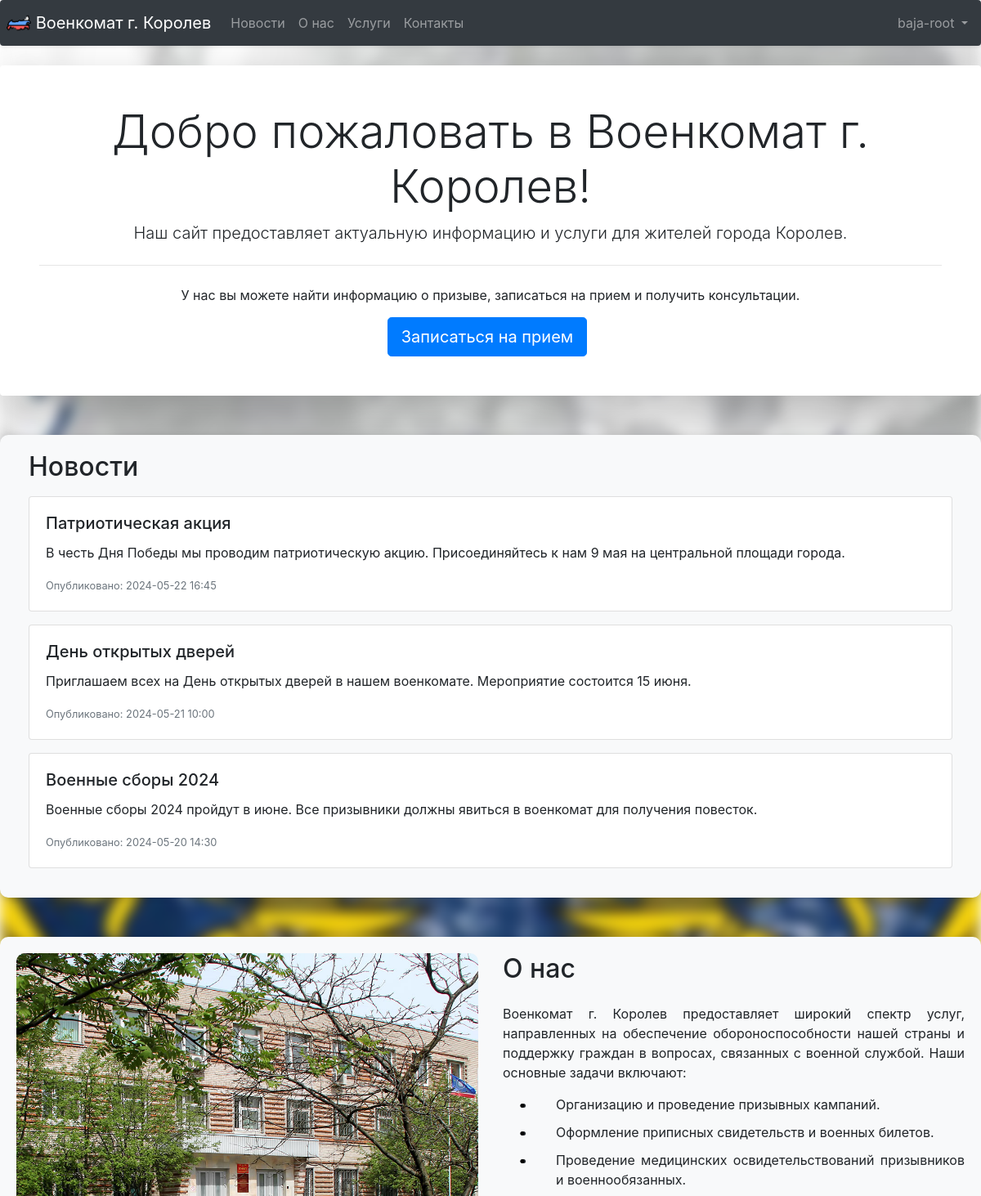
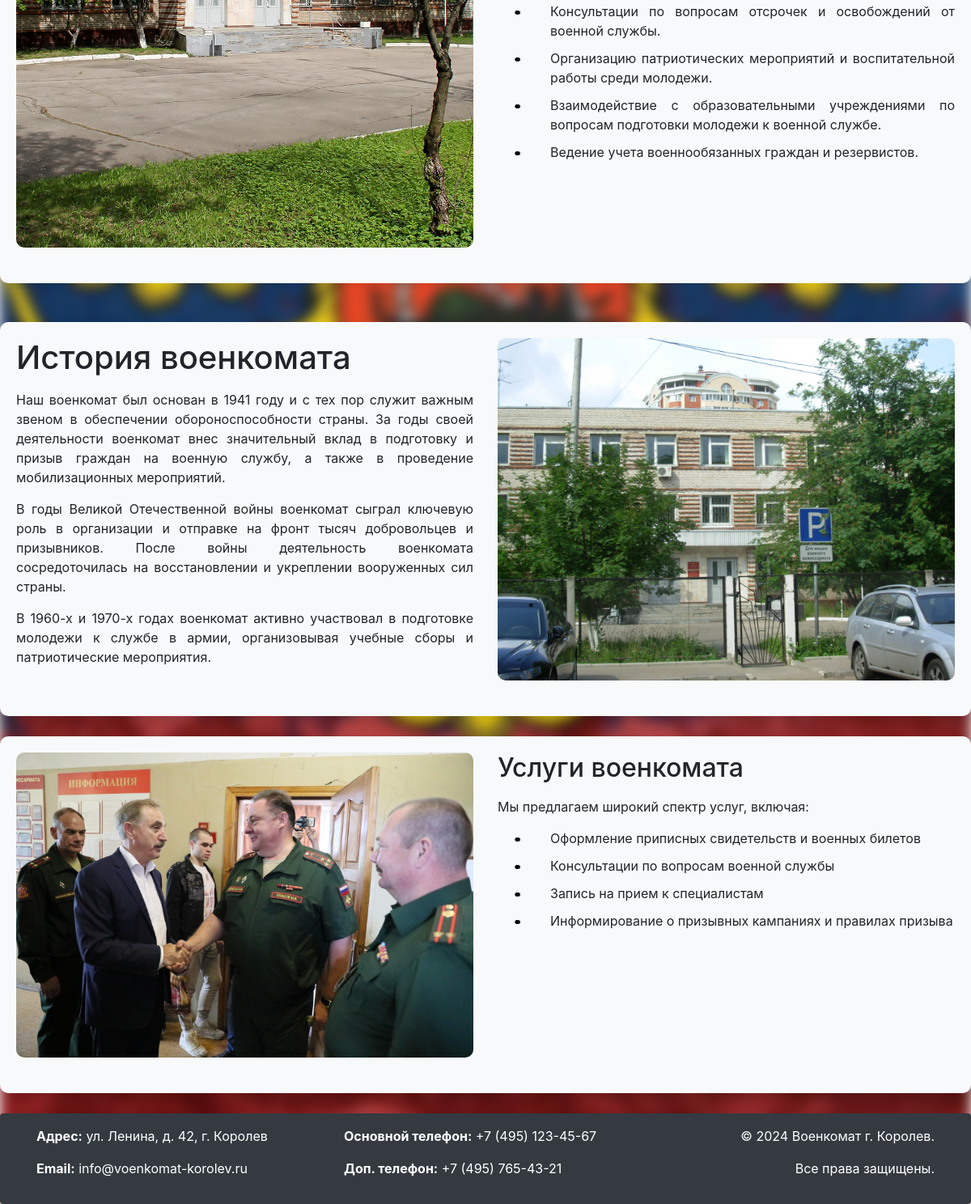
Screenshot of / (signed in) with the database file from the repository (2 pictures, top to bottom).
### app.py (models this page shows, shortened)
class User(UserMixin, db.Model):
    id = db.Column(db.Integer, primary_key=True)
    username = db.Column(db.String(64), index=True, unique=True)
    password_hash = db.Column(db.String(128))
    first_name = db.Column(db.String(64))
    last_name = db.Column(db.String(64))
    middle_name = db.Column(db.String(64))
    conscription_certificate = db.Column(db.String(64), nullable=True)
    military_id = db.Column(db.String(64), nullable=True)

class News(db.Model):
    id = db.Column(db.Integer, primary_key=True)
    title = db.Column(db.String(128), nullable=False)
    content = db.Column(db.Text, nullable=False)
    created_at = db.Column(db.DateTime, default=datetime.utcnow)

### app.py (the view)
@app.route('/')
def index():
    news = News.query.order_by(News.created_at.desc()).all()
    return render_template('index.html', title='Главная', news=news)

### app.py (called while the page is built)
@login.user_loader
def load_user(id):
    return User.query.get(int(id))

### templates/index.html
{% extends "base.html" %}
{% block content %}
    {% block header %}
        {% include "header.html" %}
    {% endblock %}
<div class="custom-container jumbotron shadow-lg p-5 mb-5 bg-white rounded">
    <h1 class="display-4 text-center">Добро пожаловать в Военкомат г. Королев!</h1>
    <p class="lead text-center">Наш сайт предоставляет актуальную информацию и услуги для жителей города Королев.</p>
    <hr class="my-4">
    <p class="text-center">У нас вы можете найти информацию о призыве, записаться на прием и получить консультации.</p>
    <div class="d-flex justify-content-center">
        {% if current_user.is_authenticated %}
            <a class="btn btn-primary btn-lg mr-2" href="{{ url_for('profile') }}" role="button">Записаться на прием</a>
        {% endif %}
    </div>
</div>
<div class="custom-container jumbotron row mb-4" id="news-section">
    <div class="col-md-12">
        <h2 class="mb-3">Новости</h2>
        {% for news_item in news %}
        <div class="card mb-3">
            <div class="card-body">
                <h5 class="card-title">{{ news_item.title }}</h5>
                <p class="card-text">{{ news_item.content }}</p>
                <p class="card-text"><small class="text-muted">Опубликовано: {{ news_item.created_at.strftime('%Y-%m-%d %H:%M') }}</small></p>
            </div>
        </div>
        {% endfor %}
    </div>
</div>
<div id="about-section" class="custom-container jumbotron container my-5">
    <div class="row mb-4">
        <div class="col-md-6">
            <img class="img-fluid" src="{{ url_for('static', filename='img/about.jpg') }}" alt="О нас">
        </div>
        <div class="col-md-6">
            <h2 class="mb-4">О нас</h2>
            <p class="text-justify">Военкомат г. Королев предоставляет широкий спектр услуг, направленных на обеспечение обороноспособности нашей страны и поддержку граждан в вопросах, связанных с военной службой. Наши основные задачи включают:</p>
            <ul class="custom-list text-justify">
                <li>Организацию и проведение призывных кампаний.</li>
                <li>Оформление приписных свидетельств и военных билетов.</li>
                <li>Проведение медицинских освидетельствований призывников и военнообязанных.</li>
                <li>Консультации по вопросам отсрочек и освобождений от военной службы.</li>
                <li>Организацию патриотических мероприятий и воспитательной работы среди молодежи.</li>
                <li>Взаимодействие с образовательными учреждениями по вопросам подготовки молодежи к военной службе.</li>
                <li>Ведение учета военнообязанных граждан и резервистов.</li>
            </ul>
        </div>
    </div>
</div>
<div id="history-section" class="custom-container jumbotron container shadow">
    <div class="row mb-4">
        <div class="col-md-6">
            <h1 class="mb-3">История военкомата</h1>
            <p class="text-justify">Наш военкомат был основан в 1941 году и с тех пор служит важным звеном в обеспечении обороноспособности страны. За годы своей деятельности военкомат внес значительный вклад в подготовку и призыв граждан на военную службу, а также в проведение мобилизационных мероприятий.</p>
            <p class="text-justify">В годы Великой Отечественной войны военкомат сыграл ключевую роль в организации и отправке на фронт тысяч добровольцев и призывников. После войны деятельность военкомата сосредоточилась на восстановлении и укреплении вооруженных сил страны.</p>
            <p class="text-justify">В 1960-х и 1970-х годах военкомат активно участвовал в подготовке молодежи к службе в армии, организовывая учебные сборы и патриотические мероприятия.</p>
        </div>
        <div class="col-md-6">
            <img src="{{ url_for('static', filename='img/historical.jpg') }}" alt="История военкомата">
        </div>
    </div>
</div>
<div id="services-section" class="custom-container jumbotron container shadow">
    <div class="row mb-4">
        <div class="col-md-6">
            <img src="{{ url_for('static', filename='img/offers.jpg') }}" alt="Услуги военкомата">
        </div>
        <div class="col-md-6">
            <h2 class="mb-3">Услуги военкомата</h2>
            <p>Мы предлагаем широкий спектр услуг, включая:</p>
            <ul class="custom-list">
                <li>Оформление приписных свидетельств и военных билетов</li>
                <li>Консультации по вопросам военной службы</li>
                <li>Запись на прием к специалистам</li>
                <li>Информирование о призывных кампаниях и правилах призыва</li>
            </ul>
        </div>
    </div>
</div>
    {% block footer %}
        {% include "footer.html" %}
    {% endblock %}
{% endblock %}

### templates/header.html (shortened to what this page needs)
<nav class="navbar navbar-expand-md navbar-dark bg-dark shadow-sm mb-4 p-2 sticky-top rounded">
  <a class="navbar-brand" href="/">
    <img src="{{ url_for('static', filename='img/logo.png') }}" alt="Logo" width="30" height="30" class="d-inline-block align-top">
    Военкомат г. Королев
  </a>
  <div class="collapse navbar-collapse" id="navbarCollapse">
    <ul class="navbar-nav mr-auto">
       <li class="nav-item">
        <a class="nav-link" href="#news-section">Новости</a>
      </li>
      <li class="nav-item">
        <a class="nav-link" href="#about-section">О нас</a>
      </li>
      <li class="nav-item">
        <a class="nav-link" href="#services-section">Услуги</a>
      </li>
      <li class="nav-item">
        <a class="nav-link" href="#contacts-section">Контакты</a>
      </li>
    </ul>
    <ul class="navbar-nav ml-auto">
      {% if current_user.is_authenticated %}
      <li class="nav-item dropdown">
        <a class="nav-link dropdown-toggle" href="#" id="navbarDropdown" role="button" data-toggle="dropdown" aria-haspopup="true" aria-expanded="false">
          {{ current_user.username }}
        </a>
      </li>
      {% endif %}
    </ul>
  </div>
</nav>

### static/css/styles.css (style rules this page uses)
body, html { height: 100%; margin: 0; }
.custom-container { max-width: 1200px; margin: auto; margin-bottom: 25px; padding: 20px; background-color: #f8f9fa; border-radius: 10px; box-shadow: 0 0 10px rgba(0, 0, 0, 0.1); }
.custom-container img { width: 100%; border-radius: 10px; }
.custom-container h2, .custom-container p { margin-bottom: 15px; }
.text-justify { text-align: justify; }
.custom-list li { position: relative; padding-left: 25px; margin-bottom: 10px; }

### rows the page displays
User: username "baja-root"
News: title "Патриотическая акция", content "В честь Дня Победы мы проводим патриотическую акцию. Присоединяйтесь к нам 9 мая на центральной площади города.", created_at "2024-05-22 16:45"
News: title "День открытых дверей", content "Приглашаем всех на День открытых дверей в нашем военкомате. Мероприятие состоится 15 июня.", created_at "2024-05-21 10:00"
News: title "Военные сборы 2024", content "Военные сборы 2024 пройдут в июне. Все призывники должны явиться в военкомат для получения повесток.", created_at "2024-05-20 14:30"
